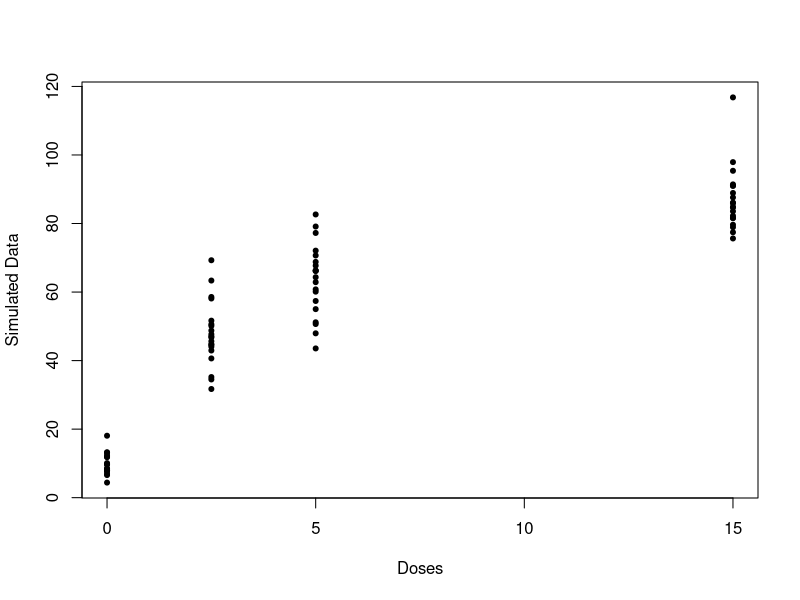
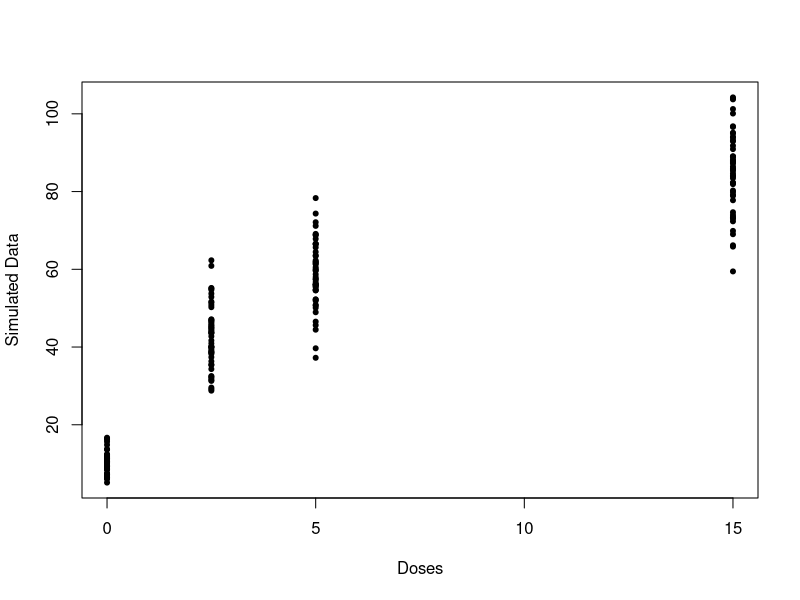
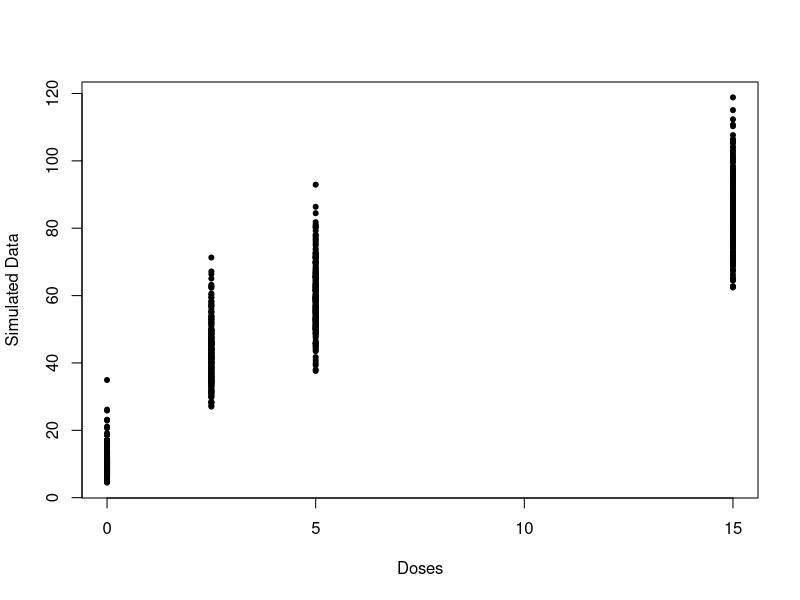

Write the R code that produced these figures, in order. (Note: this script raises an error after producing the figures.)
##################### Simulation PD Emax DOSNE 2016 ######################



E0 <- 10
Emax <- 100
ED50 <- 5 
IIVE0 <- 0.3
IIVED50 <- 0.3
RUVprop <- 0.1

modelPDEmax <- function(E0, Emax, ED50, D){
  return((Emax*D/(ED50+D)+E0))
}

#Fonction de simulation du modèle PD Emax
simPDEmax <- function(nsubj, doses){
  ndose<-length(doses)
  subj<-data.frame(id=1:nsubj, E0=E0*exp(rnorm(nsubj,0,IIVE0)),ED50=ED50*exp(rnorm(nsubj,0,IIVED50)),Emax=Emax)
  datasim<-do.call(rbind,rep(list(subj),ndose))
  datasim<-datasim[order(datasim$id),]
  datasim$dose<-rep(doses,nsubj)
  datasim$ypred<-modelPDEmax(datasim$E0, datasim$Emax, datasim$ED50, datasim$dose)
  datasim$ysim<-datasim$ypred*(1+rnorm(nsubj*ndose,0,RUVprop))
  par(mfrow=c(1,1))
  plot(datasim$dose,datasim$ysim,pch=20, xlab="Doses", ylab="Simulated Data")
  return(datasim)
}

#3 simulations a priori réalisées dans l'article de Dosne 2016 (à voir pour le nombre de doses)
set.seed(1234)
simPDEmax20 <- simPDEmax(20, c(0, 2.5, 5, 15))
View(simPDEmax20)
set.seed(2345)
simPDEmax50 <- simPDEmax(50, c(0, 2.5, 5, 15))
set.seed(3456)
simPDEmax200 <- simPDEmax(200, c(0, 2.5, 5, 15))


#############################################################
#############################################################
#####################      SAEMIX       #####################
#############################################################
#############################################################


#############################################################
################# PD Emax 20 ID - 4 obs/ID ##################
#############################################################

#Construction du modèle PD Emax
modelPD<-function(psi,id,xidep) { 
  dose<-xidep[,1]
  E0<-psi[id,1]
  Emax<-psi[id,2]
  ED50<-psi[id,3]
  ypred<-E0+Emax*dose/(ED50+dose)
  return(ypred)
}

#Construction des données pour simulation 20 sujets
saemix.data.pd20<-saemixData(name.data=simPDEmax20, 
                        name.group=c("id"),name.predictors=c("dose"),
                        name.response=c("ysim"), name.X="dose") 

#Graphes des données
plot(saemix.data.pd20,type="b",col="DarkBlue",main="Simulated dataset 1 (N=20)", xlab='dose (mg)', ylab='response (-)')
#Graphes des données individuelles
plot(saemix.data.pd20,individual=TRUE)

#psi contient les parametres (3 parametres ici)
#xidep contient les predicteurs (ici on en a 1)
#Attention aux ordres
#creation du modele type saemix
#Default model, no covariate
saemix.model.pd20<-saemixModel(model=modelPD,
                          description="PD Emax model",
                          psi0=matrix(c(20,200,10),ncol=3,byrow=TRUE, 
                          dimnames=list(NULL, c("E0","Emax","ED50"))), fixed.estim = c(1,1,1),transform.par=c(1,1,1), 
                          error.model = "proportional", covariance.model = matrix(c(1,0,0,0,0,0,0,0,1),nrow=3, ncol=3, byrow=T))

saemix.options<-list(seed=632545,save=FALSE,save.graphs=FALSE)
sim.pd20.saemix<-saemix(saemix.model.pd20,saemix.data.pd20) #dans saemix : model, data, options eventuellement


#recupere que les resultats (sans modele, sans data)
y<-summary(sim.pd20.saemix)
print(y$fixed.effects)
print(y$logLik$X.2xLL[2])
sim.pd20.saemix["results"]["ll.is"]

print(head(y$coefficients$random$map.psi))



# Graphes
plot(sim.pd20.saemix)
plot(sim.pd20.saemix,plot.type="observations.vs.predictions")
plot(sim.pd20.saemix,plot.type="both")
plot(sim.pd20.saemix,plot.type="vpc")
plot(sim.pd20.saemix,plot.type="residuals.scatter")
plot(sim.pd20.saemix,plot.type="residuals.scatter",which.pres="npde")
plot(sim.pd20.saemix,plot.type="residuals.distribution",which.pres="npde")
par(mfrow=c(3,2))
cat("Distribution des parametres individuels estimes\n")
plot(saemix.fit,plot.type="marginal",indiv.histo=TRUE)



#############################################################
################# PD Emax 50 ID - 4 obs/ID ##################
#############################################################
saemix.data50<-saemixData(name.data=sim.pd50, #header=TRUE,sep=" ",na=NA,
                        name.group=c("ID"),name.predictors=c("dose"),
                        name.response=c("E"),#name.covariates=c("Weight","Sex"),
                        name.X="Dose") #unites pour les graphes, pareil pour name.X, donnee en abscisse
plot(saemix.data50,type="b",col="DarkBlue",main="Simulated dataset 2 (N=50)", xlab='dose (mg)', ylab='response (-)')
plot(saemix.data50,individual=TRUE)

#psi contient les parametres (3 parametres ici)
#xidep contient les predicteurs (ici on en a 1)
#Attention aux ordres
modelPD<-function(psi,id,xidep) {
  dose<-xidep[,1]
  E0<-psi[id,1]
  Emax<-psi[id,2]
  ED50<-psi[id,3]
  ypred<-E0+Emax*dose/(ED50+dose)
  return(ypred)
}

#creation du modele type saemix
# Default model, no covariate
saemix.model50<-saemixModel(model=modelPD,
                            description="PD Emax model",
                            psi0=matrix(c(20,200,10),ncol=3,byrow=TRUE, 
                                        dimnames=list(NULL, c("E0","Emax","ED50"))), fixed.estim = c(1,1,1),transform.par=c(1,1,1), 
                            error.model = "proportional", covariance.model = matrix(c(1,0,0,0,0,0,0,0,1),nrow=3, ncol=3, byrow=T))

saemix.options<-list(seed=632545,save=FALSE,save.graphs=FALSE)
saemix.fit50<-saemix(saemix.model50,saemix.data50,saemix.options) #dans saemix : model, data, options eventuellement
sim.pd50.saemix<-saemix.fit50
#recupere que les resultats (sans modele, sans data)
y50<-summary(sim.pd50.saemix)
print(y50$fixed.effects)

print(y50$logLik$X.2xLL[2])

sim.pd50.saemix["results"]["ll.is"]

cat("Parametres individuels (debut du tableau des estimations MAP)\n")
print(head(y50$coefficients$random$map.psi))

# Graphes
plot(sim.pd50.saemix)

plot(sim.pd50.saemix,plot.type="both")
plot(sim.pd50.saemix,plot.type="vpc")
plot(sim.pd50.saemix,plot.type="residuals.scatter")
plot(sim.pd50.saemix,plot.type="residuals.scatter",which.pres="npde")
#regarder les graphes de droites
plot(sim.pd50.saemix,plot.type="residuals.distribution",which.pres="npde")
par(mfrow=c(3,2))
cat("Distribution des parametres individuels estimes\n")
plot(saemix.fit50,plot.type="marginal",indiv.histo=TRUE)







#############################################################
################# PD Emax 200 ID - 4 obs/ID ##################
#############################################################
saemix.data200<-saemixData(name.data=sim.pd200, #header=TRUE,sep=" ",na=NA,
                        name.group=c("ID"),name.predictors=c("dose"),
                        name.response=c("E"),#name.covariates=c("Weight","Sex"),
                        name.X="Dose") #unites pour les graphes, pareil pour name.X, donnee en abscisse
plot(saemix.data200,type="b",col="DarkBlue",main="Simulated dataset 3 (N=200)", xlab='dose (mg)', ylab='response (-)')

#psi contient les parametres (3 parametres ici)
#xidep contient les predicteurs (ici on en a 1)
#Attention aux ordres
modelPD<-function(psi,id,xidep) {
  dose<-xidep[,1]
  E0<-psi[id,1]
  Emax<-psi[id,2]
  ED50<-psi[id,3]
  ypred<-E0+Emax*dose/(ED50+dose)
  return(ypred)
}

#creation du modele type saemix
# Default model, no covariate
saemix.model200<-saemixModel(model=modelPD,
                             description="PD Emax model",
                             psi0=matrix(c(20,200,10),ncol=3,byrow=TRUE, 
                                         dimnames=list(NULL, c("E0","Emax","ED50"))), fixed.estim = c(1,1,1),transform.par=c(1,1,1), 
                             error.model = "proportional", covariance.model = matrix(c(1,0,0,0,0,0,0,0,1),nrow=3, ncol=3, byrow=T))

saemix.options<-list(seed=632545,save=FALSE,save.graphs=FALSE)
saemix.fit200<-saemix(saemix.model200,saemix.data200,saemix.options) #dans saemix : model, data, options eventuellement
sim.pd200.saemix<-saemix.fit200
summary(sim.pd200.saemix) #recupere que les resultats (sans modele, sans data)
y200<-summary(sim.pd200.saemix)
print(y200$fixed.effects)

print(y200$logLik$X.2xLL[2])

sim.pd200.saemix["results"]["ll.is"]
cat("Parametres individuels (debut du tableau des estimations MAP)\n")

print(head(y200$coefficients$random$map.psi))

# Graphes
plot(sim.pd200.saemix)
cat("Tracer des graphes particuliers (voir argument type)\n")
plot(sim.pd200.saemix,plot.type="both")
plot(sim.pd200.saemix,plot.type="vpc")
plot(sim.pd200.saemix,plot.type="residuals.scatter")
plot(sim.pd200.saemix,plot.type="residuals.scatter",which.pres="npde")
#regarder les graphes de droites
plot(sim.pd200.saemix,plot.type="residuals.distribution",which.pres="npde")
par(mfrow=c(3,2))
cat("Distribution des parametres individuels estimes\n")
plot(saemix.fit200,plot.type="marginal",indiv.histo=TRUE)


######################################################################
###################         TEST THEO.SAEMIX        ##################
######################################################################

data(theo.saemix)

#SANS COVARIABLE
saemix.data.theo<-saemixData(name.data=theo.saemix, #header=TRUE,sep=" ",na=NA, 
                        name.group=c("Id"),name.predictors=c("Dose","Time"),
                        name.response=c("Concentration"),name.covariates=c("Weight","Sex"),
                        units=list(x="hr",y="mg/L",covariates=c("kg","-")), name.X="Time") #unites pour les graphes, pareil pour name.X, donnee en abscisse
model.theo<-function(psi,id,xidep) { 
  dose<-xidep[,1]
  tim<-xidep[,2]  
  ka<-psi[id,1]
  V<-psi[id,2]
  CL<-psi[id,3]
  k<-CL/V
  ypred<-dose*ka/(V*(ka-k))*(exp(-k*tim)-exp(-ka*tim))
  return(ypred)
}
saemix.model.theo<-saemixModel(model=model.theo,
                          description="One-compartment model with first-order absorption",
                          psi0=matrix(c(1.,20,0.5,0.1,0,-0.01),ncol=3,byrow=TRUE, 
                                      dimnames=list(NULL, c("ka","V","CL"))),transform.par=c(1,1,1))
saemix.options.theo<-list(seed=632545,save=FALSE,save.graphs=FALSE)

saemix.fit.theo<-saemix(saemix.model.theo,saemix.data.theo,saemix.options.theo)

SIRTheo1 <- saemixSIR(saemix.fit.theo, M=20, m=4)
SIRTheo1@name.param
SIRTheo1@est.mu
SIRTheo1@inflation
SIRTheo1@cov.mat
SIRTheo1@optionll
SIRTheo1@IR
SIRTheo1@resampled.theta
diag(SIRTheo1@cov.mat)
SIRTheo1@sdSIR


#AVEC COVARIABLE

saemix.covmodel.theo<-saemixModel(model=model.theo,
                             description="One-compartment model with first-order absorption",
                             psi0=matrix(c(1.,20,0.5,0.1,0,-0.01),ncol=3,byrow=TRUE, dimnames=list(NULL, c("ka","V","CL"))),
                             transform.par=c(1,1,1),covariate.model=matrix(c(0,0,1,0,0,0),ncol=3,byrow=TRUE),fixed.estim=c(1,1,1),
                             omega.init=matrix(c(1,0,0,0,1,0,0,0,1),ncol=3,byrow=TRUE)) #,error.model="combined")
saemix.cov.theo<-saemix(saemix.covmodel.theo,saemix.data.theo,saemix.options.theo)

SIRTheo1cov <- saemixSIR(saemix.cov.theo, M=20, m=4)
SIRTheo1cov@name.param
SIRTheo1cov@est.mu
SIRTheo1cov@inflation
SIRTheo1cov@cov.mat
SIRTheo1cov@optionll
SIRTheo1cov@IR
SIRTheo1cov@resampled.theta
diag(SIRTheo1cov@cov.mat)
SIRTheo1cov@sdSIR


# AVEC COVARIABLE ET COVARIANCE
saemix.iivmodel.theo<-saemixModel(model=model.theo,
                             description="One-compartment model with first-order absorption",
                             psi0=matrix(c(1.,20,0.5,0.1,0,-0.01),ncol=3,byrow=TRUE, dimnames=list(NULL, c("ka","V","CL"))),
                             transform.par=c(1,1,1),covariate.model=matrix(c(0,0,1,0,0,0),ncol=3,byrow=TRUE),fixed.estim=c(1,1,1),
                             covariance.model=matrix(c(1,0,0,0,1,1,0,1,1),ncol=3,byrow=TRUE),error.model="combined")
saemix.iiv.theo<-saemix(saemix.iivmodel.theo,saemix.data.theo,saemix.options.theo)

SIRTheo2 <- saemixSIR(saemix.iiv.theo, M=20, m=4)
SIRTheo2@name.param
SIRTheo2@est.mu
SIRTheo2@inflation
SIRTheo2@cov.mat
SIRTheo2@optionll
SIRTheo2@IR
SIRTheo2@resampled.theta
diag(SIRTheo2@cov.mat)
SIRTheo2@sdSIR

